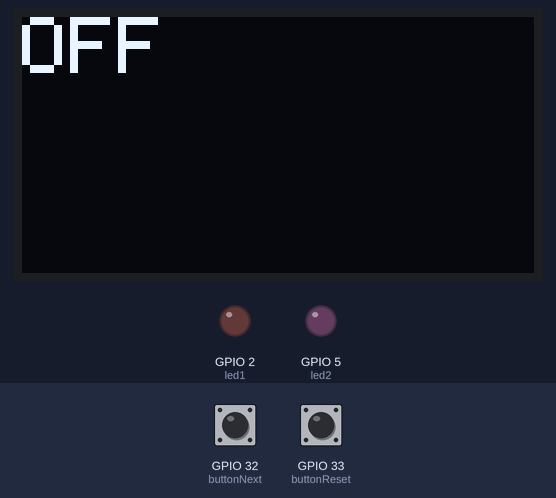
Bench run of a program on a simulated ESP32. Shown: 128×64 one-colour display, output pins drawn as LEDs (lit = HIGH). Dashed ring = blinking. Inputs (shaded band) come from the test bench; at power-on: GPIO 32 (buttonNext) HIGH, GPIO 33 (buttonReset) HIGH.

Above: at 1.2 s.
1.3 s: GPIO 32 (buttonNext) pulled LOW for 0.15 s
At 1.77 s:
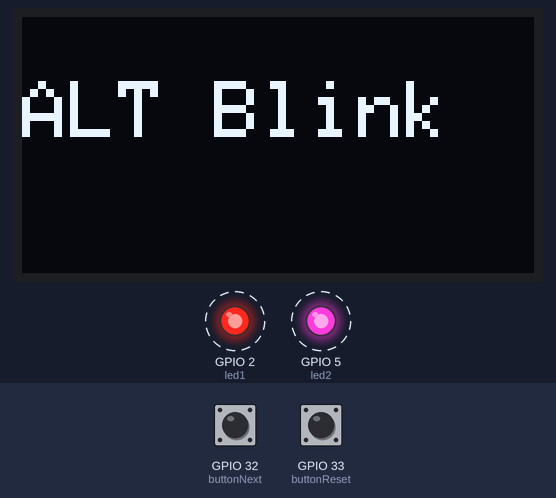
4.0 s: GPIO 33 (buttonReset) pulled LOW for 0.15 s
At 5.3 s:
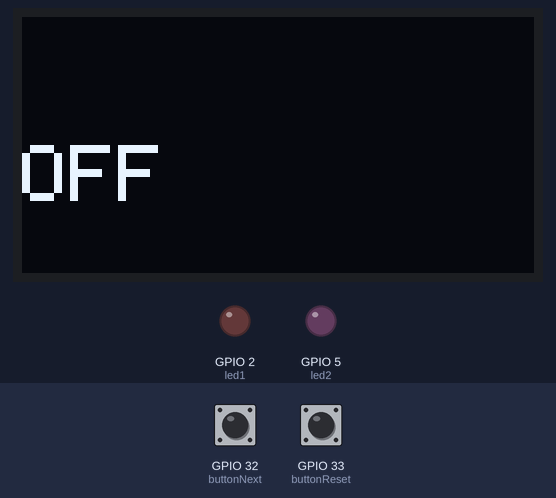
5.7 s: GPIO 32 (buttonNext) pulled LOW for 1 s
At 6.67 s:
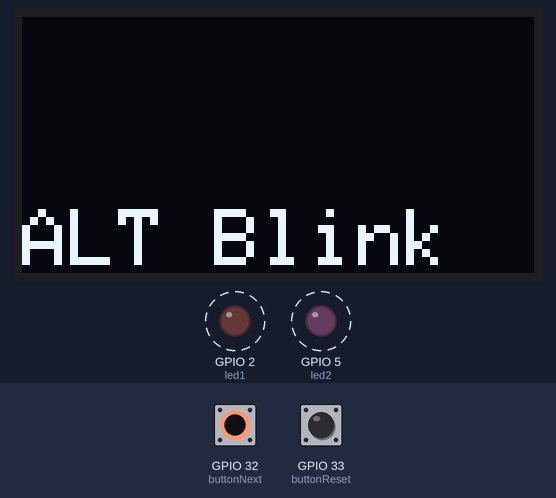
8.2 s: GPIO 32 (buttonNext) pulled LOW for 0.15 s
At 9.4 s:
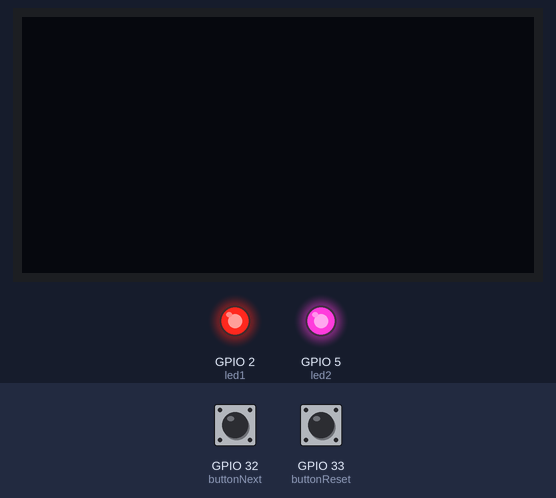
9.8 s: GPIO 32 (buttonNext) pulled LOW for 3.2 s
13.6 s: GPIO 33 (buttonReset) pulled LOW for 1 s
Timing chart, 0 to 16.6 s (numbered marks = the images above; inputs shaded):
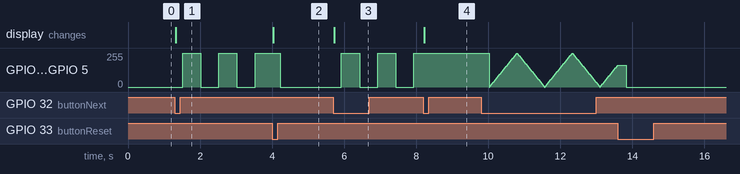

Measured:
- after the input at 1.3 s, GPIO 2 (led1), GPIO 5 (led2): alternates 255/255 for 0.50 s and 0/255 for 0.50 s, starting after 0.23 s; the display: changes at once (image 1)
- after the input at 4.0 s, the display: changes at once (image 2)
- after the input at 5.7 s, GPIO 2 (led1), GPIO 5 (led2): alternates 255/255 for 0.50 s and 0/255 for 0.50 s, starting after 0.23 s; the display: changes at once (image 3)
- after the input at 8.2 s, GPIO 2 (led1), GPIO 5 (led2): stays 255/255 (without the input it goes to 0/255 after 0.23 s); the display: changes at once (image 4)

The program:

main.cpp
```cpp
/*
  --- Task A: LED Mode Controller ---
  Name: Raja M Ayyaz
  Roll No: CS-1278
  course embeded iot

*/
#include <Arduino.h>
#include <Wire.h>
#include <Adafruit_GFX.h>
#include <Adafruit_SSD1306.h>

#define SCREEN_WIDTH 128
#define SCREEN_HEIGHT 64
Adafruit_SSD1306 display(SCREEN_WIDTH, SCREEN_HEIGHT, &Wire, -1);

const int buttonNext = 32;
const int buttonReset = 33;
const int led1 = 2;
const int led2 = 5;

int mode = 0;
bool lastButtonStateNext = HIGH;
bool lastButtonStateReset = HIGH;

unsigned long previousMillis = 0;
int fadeValue = 0;
int fadeStep = 5;

void showMode() {
  display.clearDisplay();
  display.setTextSize(2);
  display.setTextColor(WHITE);

  if(mode == 0) display.println("OFF");
  if(mode == 1) display.println("ALT Blink");
  if(mode == 2) display.println("Both ON");
  if(mode == 3) display.println("PWM Fade");

  display.display();
}

void setup() {
  pinMode(buttonNext, INPUT_PULLUP);
  pinMode(buttonReset, INPUT_PULLUP);
  pinMode(led1, OUTPUT);
  pinMode(led2, OUTPUT);

  display.begin(SSD1306_SWITCHCAPVCC, 0x3C);
  showMode();
}

void loop() {
  bool currentNext = digitalRead(buttonNext);
  bool currentReset = digitalRead(buttonReset);

  if(currentNext == LOW && lastButtonStateNext == HIGH) {
    mode++;
    if(mode > 3) mode = 0;
    showMode();
    delay(200);
  }

  if(currentReset == LOW && lastButtonStateReset == HIGH) {
    mode = 0;
    showMode();
    delay(200);
  }

  lastButtonStateNext = currentNext;
  lastButtonStateReset = currentReset;

  if(mode == 0) {
    digitalWrite(led1, LOW);
    digitalWrite(led2, LOW);
  }

  if(mode == 1) {
    if(millis() - previousMillis >= 500) {
      previousMillis = millis();
      digitalWrite(led1, !digitalRead(led1));
      digitalWrite(led2, !digitalRead(led2));
    }
  }

  if(mode == 2) {
    digitalWrite(led1, HIGH);
    digitalWrite(led2, HIGH);
  }

  if(mode == 3) {
    analogWrite(led1, fadeValue);
    analogWrite(led2, fadeValue);
    fadeValue += fadeStep;
    if(fadeValue <= 0 || fadeValue >= 255) fadeStep = -fadeStep;
    delay(15);
  }
}
```
